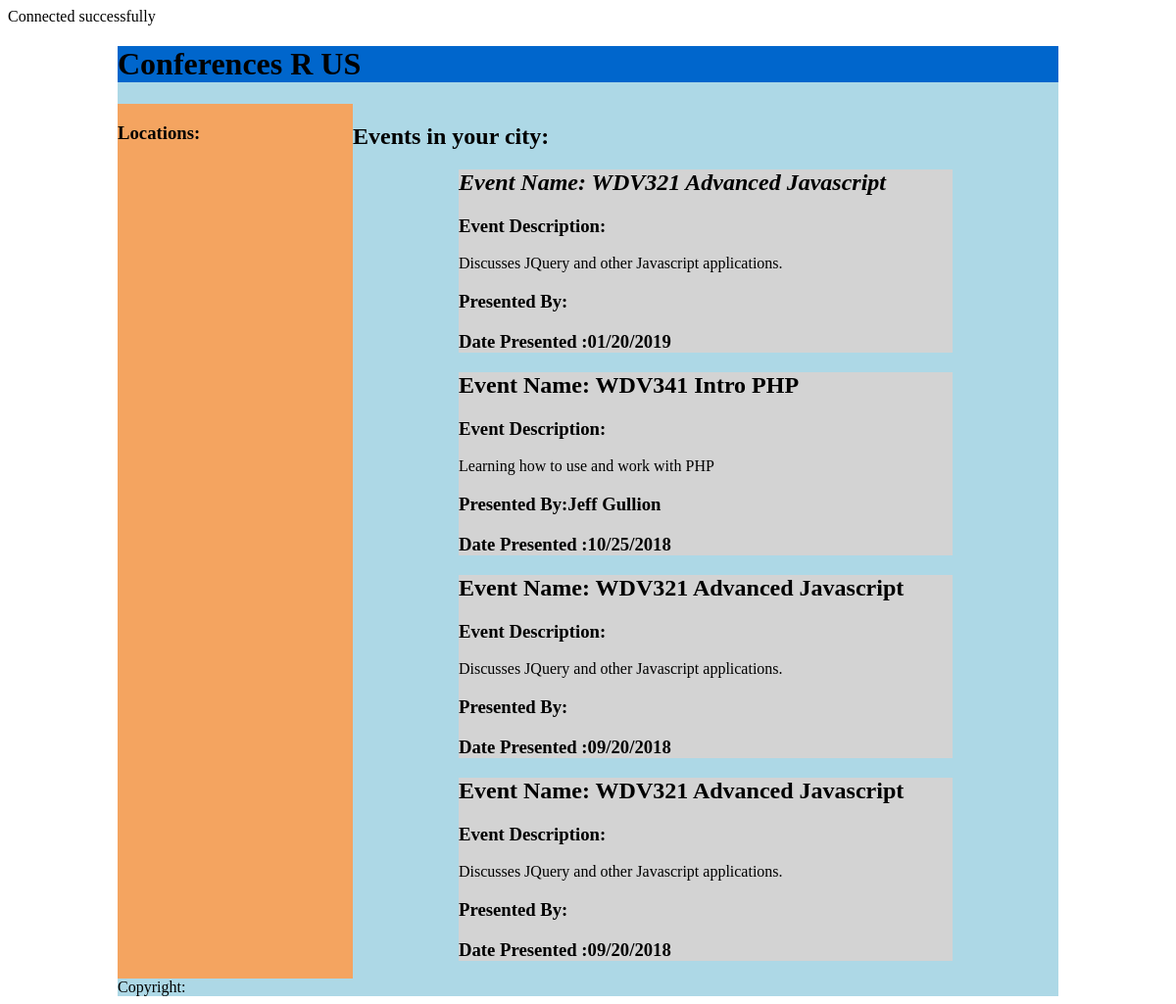
Page /SELECTFormat.php on the committed database.
### tables this page shows
CREATE TABLE `wdv341_event` (
  `event_id` int(11) NOT NULL,
  `event_name` varchar(200) NOT NULL,
  `event_description` varchar(300) NOT NULL,
  `event_presenter` varchar(200) NOT NULL,
  `event_date` date NOT NULL,
  `event_time` time NOT NULL
);

### SELECTFormat.php (the view, shortened to what this page needs)
<?php
include 'connection.php';
try {
    $stmt = $conn->prepare("SELECT event_id,event_name,event_description,event_presenter, MONTH(event_date) AS current_month, YEAR (event_date) AS current_year,DATE_FORMAT(event_date,\"%m/%d/%Y\") AS display_date FROM wdv341_event ORDER BY event_date DESC ");
    $stmt->execute();
} catch (PDOException $e) {
    echo "<h1> There has been an Error. Please Try Again </h1>";
}
?>
<!DOCTYPE html>
<html lang="en">
<head>
</head>
<body>
<div id="container">
    <header>
        <h1>Conferences R US</h1>
    </header>
    <div class="grid-container">
        <nav>
            <h3>Locations:</h3>
        </nav>
        <main>
            <h2>Events in your city:</h2>
            <?php
            $curMonth = date("m");
            $curDate = date("m/d/Y");
            $curYear = date("Y");
            while ($row = $stmt->fetch(PDO::FETCH_ASSOC)) {
                echo(" <article>");
                if ($row['current_month'] == $curMonth && $row['current_year'] == $curYear) {
                    echo(" <h1 id='currentMonth'><strong>Event Name: " . $row['event_name'] . "</strong></h1>");
                } else if (strtotime($row['display_date']) > strtotime($curDate)) {
                    echo(" <h1><em>Event Name: " . $row['event_name'] . "</em></h1>");
                } else {
                    echo(" <h1>Event Name: " . $row['event_name'] . "</h1>");
                }
                echo("  <h3>Event Description:</h3>");
                echo("   <p>" . $row['event_description'] . "</p>");
                echo("   <h3>Presented By:" . $row['event_presenter'] . "</h3>");
                echo("   <h3>Date Presented :" . $row['display_date'] . "</h3>");
                echo("</article>");
            }
            ?>
        </main>
    </div>
    <footer>Copyright:</footer>
</div>
</body>
</html>

### SELECTFormat.php (style rules this page uses)
#container { width: 960px; background-color: lightblue; margin-left: auto; margin-right: auto; }
nav { background-color: sandybrown; }
.grid-container { display: grid; grid-template-columns: 1fr 3fr; }
article { background-color: lightgrey; width: 70%; box-sizing: border-box; margin-left: auto; margin-right: auto; }
header { background-color: #0066cc; }

### rows in the picture
wdv341_event: event_name "WDV321 Advanced Javascript", event_description "Discusses JQuery and other Javascript applications.", display_date "01/20/2019"
wdv341_event: event_name "WDV341 Intro PHP", event_description "Learning how to use and work with PHP", event_presenter "Jeff Gullion", display_date "10/25/2018"
wdv341_event: event_name "WDV321 Advanced Javascript", event_description "Discusses JQuery and other Javascript applications.", display_date "09/20/2018"
wdv341_event: event_name "WDV321 Advanced Javascript", event_description "Discusses JQuery and other Javascript applications.", display_date "09/20/2018"
